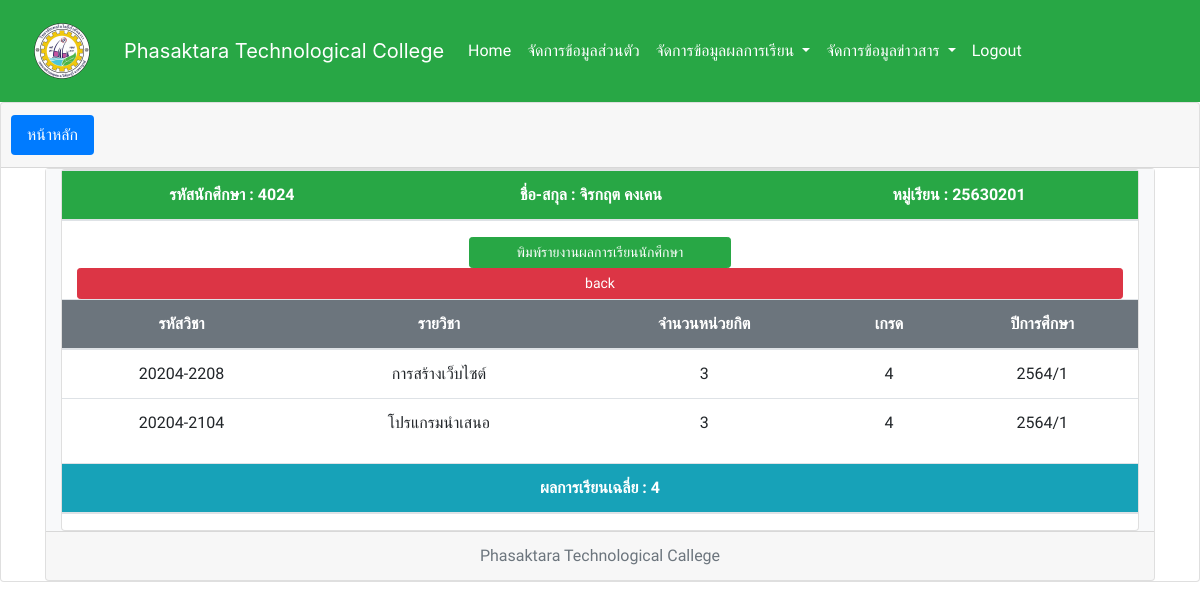
Screenshot of /do_grade_year.php?s_username=4024 (signed in) with the database file from the repository.
### tables this page shows
CREATE TABLE `grade` (
  `classroom_id` int(11) NOT NULL,
  `s_username` varchar(13) NOT NULL,
  `c_id` tinyint(4) NOT NULL,
  `class_id` int(11) NOT NULL,
  `t_id` int(11) NOT NULL,
  `y_id` tinyint(4) NOT NULL,
  `score` float DEFAULT NULL
);

CREATE TABLE `course` (
  `c_id` tinyint(4) NOT NULL,
  `c_num` varchar(20) NOT NULL,
  `c_name` varchar(100) NOT NULL,
  `c_credit` int(11) NOT NULL,
  `c_ot` varchar(500) NOT NULL,
  `c_status` char(1) NOT NULL
);

CREATE TABLE `year` (
  `y_id` tinyint(4) NOT NULL,
  `y_number` varchar(6) NOT NULL
);

### do_grade_year.php (the view, shortened to what this page needs)
<?php
if(isset($_SESSION["valid_uname"]) && isset($_SESSION["valid_pwd"])){
include "include/head_menu_grade.php";
include "connect.php";
$s_username = $_GET['s_username'];
$sql = "SELECT (sum(score*c_credit)/sum(c_credit)) as grade , grade.s_username , stu.s_name , class.class_name , year.y_number
				FROM grade as grade inner join student as stu on (grade.s_username = stu.s_username)
									INNER JOIN course AS course ON (grade.c_id = course.c_id)
									inner join class as class on (grade.class_id = class.class_id)
									inner join year as year on (grade.y_id = year.y_id)
									WHERE grade.s_username = '$s_username' ";
$result = mysqli_query($conn, $sql)
  or die("3.ไม่สามารถประมวลผลคำสั่งได้") . mysqli_error();
  $rs = mysqli_fetch_array($result)
?><head>
</head>
<div class="card text-center">
  <div class="card-header">
    <ul class="nav nav-pills card-header-pills">
      <li class="nav-item">
        <a class="nav-link active" href="showgrade_first.php">หน้าหลัก</a>
      </li>
    </ul>
  </div>
  <div class="container" >
    <div class="card text-center">
      <div class="container-fluid h-100 bg-light text-dark">
        <div class="card text" style="max-width: 1200px;">
          <div class="row no-gutters">
            <div class="col-md-12">
              <table class="table table-hover" >
                <thead>
                  <tr class="bg-success text-white">
                  	<th scope="col">รหัสนักศึกษา : <?php echo"$rs[s_username]"; ?></th>
                    <th scope="col">ชื่อ-สกุล : <?php echo"$rs[s_name]"; ?></th>
                    <th scope="col">หมู่เรียน : <?php echo"$rs[class_name]"; ?></th>
                </thead>
              <table class="table table-hover" >
              <div class="col"><?php echo "<a href=\"print_grade_year.php?s_username=$rs[s_username]\">"; ?><button class="col-3 btn btn-success btn-sm float-center" >พิมพ์รายงานผลการเรียนนักศึกษา</button><?php echo "</a>"; ?></div>
                <thead>
                  <tr class="bg-secondary text-white">
                    <th scope="col">รหัสวิชา</th>
                    <th scope="col">รายวิชา</th>
                    <th scope="col">จำนวนหน่วยกิต</th>
                    <th scope="col">เกรด</th>
                    <th scope="col">ปีการศึกษา</th>
                  </tr>
                </thead>
                <tbody>
                  <?php
				  $sql2 = "SELECT *
							FROM grade AS grade
							INNER JOIN class AS class ON (grade.class_id = class.class_id)
							INNER JOIN course AS course ON (grade.c_id = course.c_id)
							INNER JOIN student as stu ON (grade.s_username = stu.s_username)
							inner join year as year on (grade.y_id = year.y_id)
							WHERE grade.s_username = '$s_username' ORDER BY year.y_id ASC";
					$result2 = mysqli_query($conn, $sql2)
  						or die("3.ไม่สามารถประมวลผลคำสั่งได้") . mysqli_error();
                  while ($rs2 = mysqli_fetch_array($result2)) {
                  ?>
                    <tr>
                      <td><?php echo "$rs2[c_num]"; ?>
                      <td><?php echo "$rs2[c_name]"; ?>
                      <td><?php echo "$rs2[c_credit]"; ?>
                      <td><?php echo "$rs2[score]"; ?>
                      <td><?php echo "$rs2[y_number]"; ?>
                    </tr>
                  <?php
                  }
                  ?>
                </tbody>
                <div class="col"><button class="col btn btn-danger btn-sm float-left" input type="button" onclick=window.history.back() >back</button></div>
              </table>
              <table class="table table-hover">
                <thead>
                  <tr class="bg-info text-white">
                    <th scope="col">ผลการเรียนเฉลี่ย : <?php echo round($rs["grade"],2); ?></th>
                  </tr>
                </thead>
                </table>
            </div>
          </div>
        </div>
      </div>
      <div class="card-footer text-muted">
        Phasaktara Technological Callege
      </div>
      <?php
} else {
    echo "<script> alert('Please Login');window.location = 'index.php';</script>";
    exit();
}
?>

### include/head_menu_grade.php (style rules this page uses)
body, h1, h2, div, h3, h4, p { font-family: 'Sarabun'; }

### rows the page displays
grade: c.c_num "20204-2208", c.c_name "การสร้างเว็บไซต์", c.c_credit "3", score "4", y.y_number "2564/1"
grade: c.c_num "20204-2104", c.c_name "โปรแกรมนำเสนอ", c.c_credit "3", score "4", y.y_number "2564/1"

### other values shown
$rs[s_username] "4024"
$rs[s_name] "จิรกฤต คงเคน"
$rs[class_name] "25630201"
$rs["grade"] "4"
